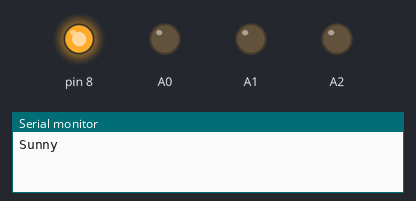
Bench run of a sketch on a simulated Arduino Nano, built with avr-gcc and run on an emulated ATmega328P. Parts: output pins drawn as LEDs (lit = HIGH), the last lines printed to the serial monitor.

Above: at 0.1 s.
At 6.1 s:
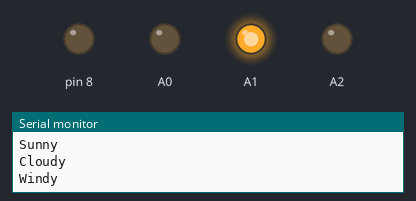
At 9.1 s:
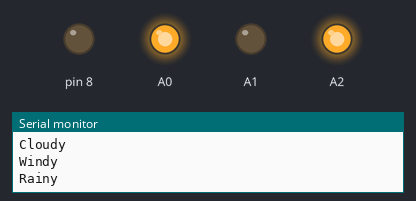
At 18.1 s:
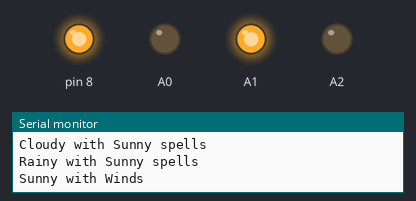
At 27.1 s:
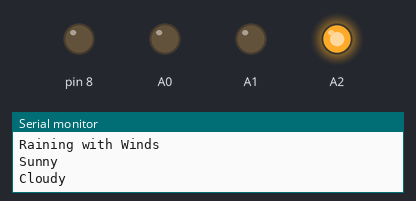
At 36.1 s:
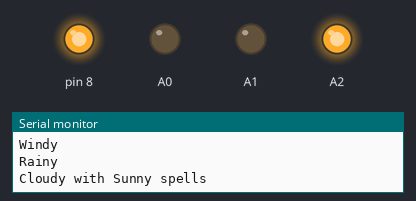
Timing chart, 0 to 40.0 s (numbered marks = the images above):
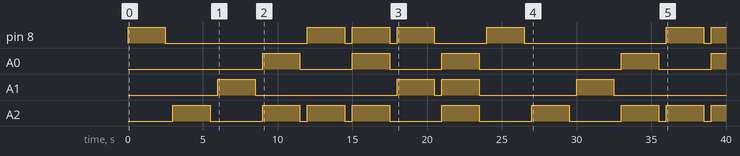

Measured:
- by itself, pin 8: LOW → HIGH at 0.00 s, → LOW 2.5 s later, → HIGH 9.5 s later, → LOW 2.5 s later, … (13 changes in this stretch)
- by itself, A0: LOW → HIGH at 9.0 s, → LOW 2.5 s later, → HIGH 3.5 s later, → LOW 2.5 s later, … (9 changes in this stretch)
- by itself, A1: LOW → HIGH at 6.0 s, → LOW 2.5 s later, → HIGH 9.5 s later, → LOW 2.5 s later, … (8 changes in this stretch)
- by itself, A2: LOW → HIGH at 3.0 s, → LOW 2.5 s later, → HIGH 3.5 s later, → LOW 2.5 s later, … (17 changes in this stretch)

The sketch:

Version1.0.0.ino
```cpp
//Project Week 4 Code
//Written by RB2521
//For any queries or further information, please visit the github repository at
//or email me at rb2521@bath.ac.uk and I will reply as quickly as possible!

//The following code is for use in the University of Bath, Dept. EEE, Year 1 project week 4: Modular Display Project
//Please see the read.me file on the git hub repo for a full list of components needed to run this code
//This code is in mind for the Arduino Nano ESP32. Bigger boards will have more pins and the code will not work for any other board due to the nature of the speificially manufactured PCB

void setup() {
  //Put your setup code here, to run once:
  //Configures all pins to be output since Analouge pins can also take inputs
  pinMode(8, OUTPUT);
  pinMode(A1, OUTPUT);
  pinMode(A2, OUTPUT);
  pinMode(A0, OUTPUT);
  //Begin the Serial Monitor to allow for outputs to be printed to it
  Serial.begin(9600);
}

void loop() {
  //Put your main code here, to run repeatedly:
  //Ensure all LEDs are "OFF" ie "LOW" before begining the cycle
  digitalWrite(8, LOW);
  digitalWrite(A0, LOW);
  digitalWrite(A1, LOW);
  digitalWrite(A2, LOW);
  //begin a loop to ensure the cycle happens constantly
  while(true){
    //Prints to the console and sets the LED cycle ON and OFF. This is the case for all combinations listed
    //The delay is used to ensure that the LEDs do not cycle too quickly, rendering them impossible to see/read for the user
    Serial.println("Sunny");
    digitalWrite(8,HIGH);
    delay(2500);
    digitalWrite(8, LOW);
    delay(500);

    Serial.println("Cloudy");
    digitalWrite(A2, HIGH);
    delay(2500);
    digitalWrite(A2, LOW);
    delay(500);

    Serial.println("Windy");
    digitalWrite(A1, HIGH);
    delay(2500);
    digitalWrite(A1, LOW);
    delay(500);

    Serial.println("Rainy");
    digitalWrite(A2, HIGH);
    digitalWrite(A0, HIGH);
    delay(2500);
    digitalWrite(A2, LOW);
    digitalWrite(A0, LOW);
    delay(500);

    Serial.println("Cloudy with Sunny spells");
    digitalWrite(8, HIGH);
    digitalWrite(A2, HIGH);
    delay(2500);
    digitalWrite(8, LOW);
    digitalWrite(A2, LOW);
    delay(500);

    Serial.println("Rainy with Sunny spells");
    digitalWrite(8, HIGH);
    digitalWrite(A2, HIGH);
    digitalWrite(A0, HIGH);
    delay(2500);
    digitalWrite(8, LOW);
    digitalWrite(A2, LOW);
    digitalWrite(A0, LOW);
    delay(500);

    Serial.println("Sunny with Winds");
    digitalWrite(8, HIGH);
    digitalWrite(A1, HIGH);
    delay(2500);
    digitalWrite(8, LOW);
    digitalWrite(A1, LOW);
    delay(500);

    Serial.println("Raining with Winds");
    digitalWrite(A1, HIGH);
    digitalWrite(A2, HIGH);
    digitalWrite(A0, HIGH);
    delay(2500);
    digitalWrite(A1, LOW);
    digitalWrite(A2, LOW);
    digitalWrite(A0, LOW);
    delay(500);


  }
}
```
